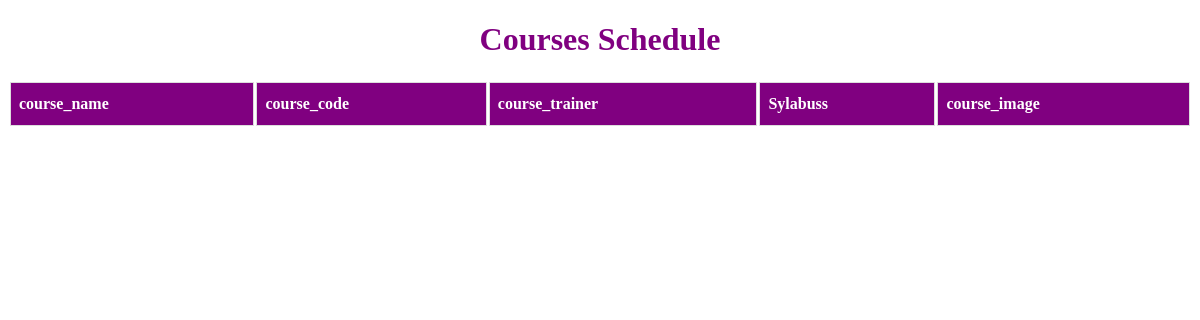
The page /courses/list/ on the database as committed earlier.
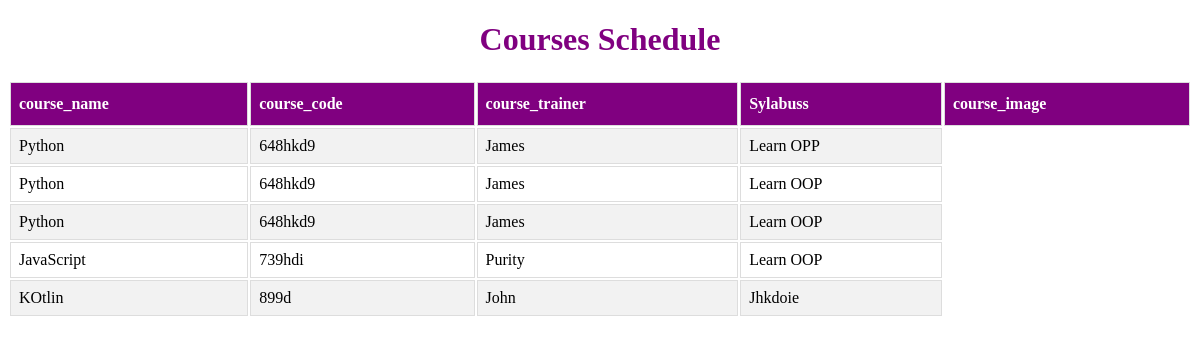
The same page on the database as committed later.
### courses/models.py (models this page shows)
class Courses(models.Model):
    course_name=models.CharField(max_length=20,null=True)
    course_code=models.CharField(max_length=20,null=True)
    course_schedule=models.FileField(upload_to="documents/",blank=True)
    syllabus=models.TextField(blank=True)
    course_duration=models.CharField(max_length=20,null=True)
    course_trainer=models.CharField(max_length=18,null=True)
    course_time=models.DurationField(null=True)
    image=models.ImageField(upload_to ="images/",null=True)

### courses/views.py (the view)
# urls.py: path("list/",courses_list,name="courses_list"),
def courses_list(request):
    courses=Courses.objects.all()
    return render(request,"courses_list.html",{"courses":courses})

### courses/templates/courses_list.html (shortened to what this page needs)
<!DOCTYPE html>
<html lang="en">
<head>
</head>
<body>
    <h1 class="header">Courses Schedule</h1>
    <table id="table">
        <tr>
        <th>course_name</th>
        <th>course_code</th>
        <th>course_trainer</th>
        <th>Sylabuss</th>
        <th>course_image</th>
    </tr>
    {% for course in courses%}
    <tr>
        <td> {{course.course_name}}</td>
        <td> {{course.course_code}}</td>
        <td> {{course.course_trainer}}</td>
        <td> {{course.syllabus}}</td>
    </tr>
    {% endfor %}
</table>
</body>
</html>

Rows that differ between the two databases and show on the page:
added Courses: course_name "Python", course_code "648hkd9", course_trainer "James", syllabus "Learn OPP"
added Courses: course_name "Python", course_code "648hkd9", course_trainer "James", syllabus "Learn OOP"
added Courses: course_name "Python", course_code "648hkd9", course_trainer "James", syllabus "Learn OOP"
added Courses: course_name "JavaScript", course_code "739hdi", course_trainer "Purity", syllabus "Learn OOP"
added Courses: course_name "KOtlin", course_code "899d", course_trainer "John", syllabus "Jhkdoie"
